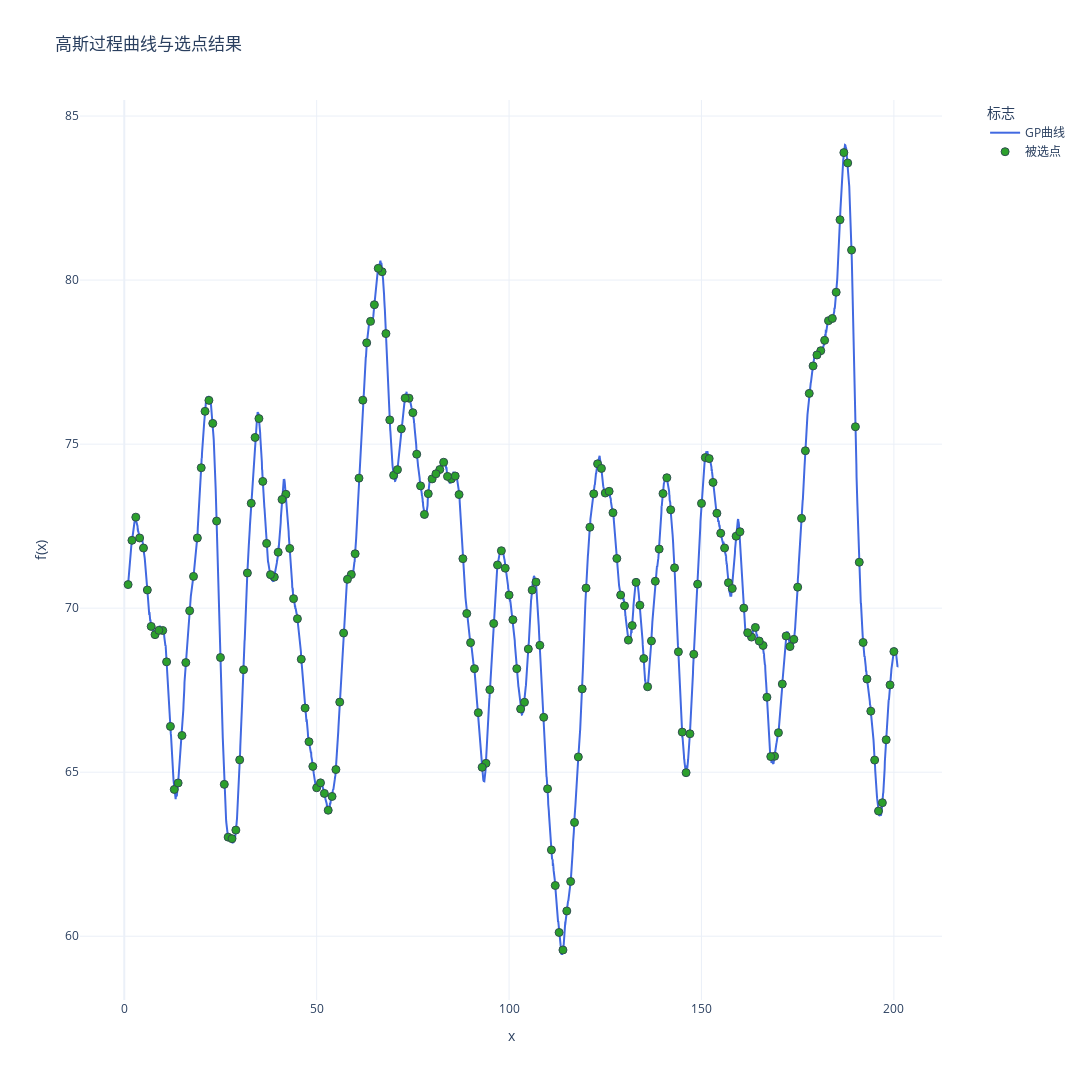

The notebook cell saved with this chart:
### Code cell
import numpy as np
import plotly.graph_objects as go
from sklearn.gaussian_process import GaussianProcessRegressor
from sklearn.gaussian_process.kernels import RBF, ConstantKernel,WhiteKernel,Matern
from scipy.linalg import cholesky
import matplotlib.pyplot as plt

np.random.seed(seed=seed)
# 定义核函数
kernel = ConstantKernel(25.0) * Matern(length_scale=4, nu=2.5) + WhiteKernel(1e-3)
gp = GaussianProcessRegressor(kernel=kernel)

x_dense = np.linspace(1, 201, 4000).reshape(-1, 1)

y_dense = gp.sample_y(x_dense, n_samples=1, random_state=seed).flatten() + 70

# 提取整数点对应的y值
integer_points = np.random.choice(np.arange(1, 201), size=200, replace=False)
indices = [np.abs(x_dense.flatten() - x).argmin() for x in integer_points]
y_integers = y_dense[indices]

# 计算整数点的协方差矩阵
cov_matrix = kernel(integer_points.reshape(-1,1))

# 计算相关性矩阵
std_dev = np.sqrt(np.diag(cov_matrix))  
corr_matrix = cov_matrix / np.outer(std_dev, std_dev)  

fig = go.Figure()

fig.add_trace(go.Scatter(
    x=x_dense.flatten(), 
    y=y_dense,
    mode='lines',
    name='GP曲线',
    line=dict(color='royalblue', width=2)
))

#colors = ['#1f77b4', '#ff7f0e', '#2ca02c', '#d62728', '#9467bd']  # 5种不同颜色
colors = ['#2ca02c',]

fig.add_trace(go.Scatter(
    x=integer_points,
    y=y_integers,
    mode='markers',
    name='被选点',
    marker=dict(
        color=colors[0],
        size=8,
        line=dict(width=1, color='DarkSlateGrey')
)))

fig.update_layout(
    title='高斯过程曲线与选点结果',
    xaxis_title='x',
    yaxis_title='f(x)',
    template='plotly_white',
    height=1080,
    width=1920,
    legend=dict(
        title='标志',
        x=1.05,
        y=1,
        xanchor='left',
        yanchor='top',
        bgcolor='rgba(255,255,255,0.8)'
    ),
    margin=dict(r=150) 
)

fig.show()

### Figure 1 — Plotly figure (JSON) as saved in the notebook; plotly's stock layout.template omitted (floating-point values rounded to 4 significant figures; data arrays with more than 128 entries replaced by an {"elided": "..."} marker saying what was removed)
{"data": [{"line": {"color": "royalblue", "width": 2}, "mode": "lines", "name": "GP曲线", "type": "scatter", "x": {"elided": "4000 float values"}, "y": {"elided": "4000 float values"}}, {"marker": {"color": "#2ca02c", "line": {"color": "DarkSlateGrey", "width": 1}, "size": 8}, "mode": "markers", "name": "被选点", "type": "scatter", "x": {"elided": "200 int values"}, "y": {"elided": "200 float values"}}], "layout": {"height": 1080, "legend": {"bgcolor": "rgba(255,255,255,0.8)", "title": {"text": "标志"}, "x": 1.05, "xanchor": "left", "y": 1, "yanchor": "top"}, "margin": {"r": 150}, "title": {"text": "高斯过程曲线与选点结果"}, "width": 1920, "xaxis": {"title": {"text": "x"}}, "yaxis": {"title": {"text": "f(x)"}}}}
